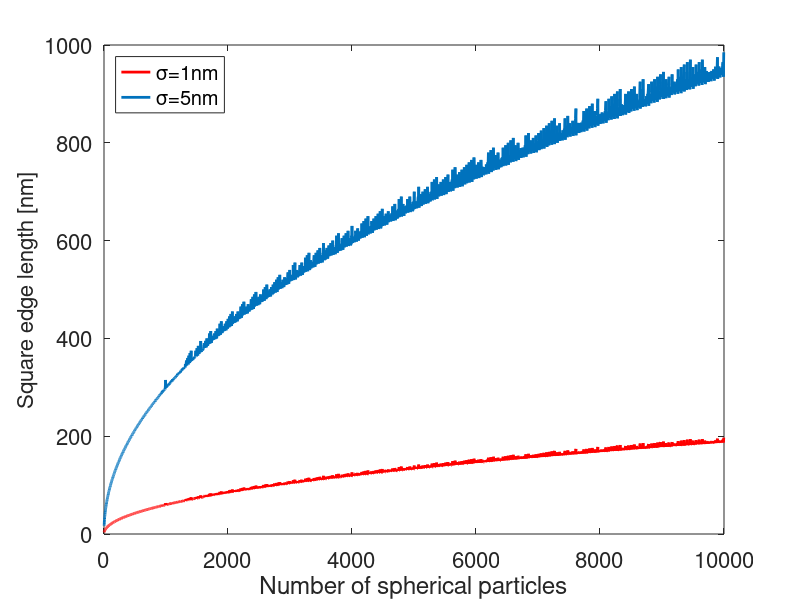

The MATLAB source for this figure:
mat = dlmread('packing.dat');
sig = 1;
n = mat(:,1);
L = 2+2./mat(:,2);
L = L * sig;
plot(n,L,'r','LineWidth',2);
hold on
plot(n,L*5,'LineWidth',2)
legend('\sigma=1nm','\sigma=5nm','Location','NorthWest');
xlabel('Number of spherical particles','FontSize',16);
set(gca,'FontSize',16);
ylabel('Square edge length [nm]','FontSize',16);
set(gcf,'color','w');
